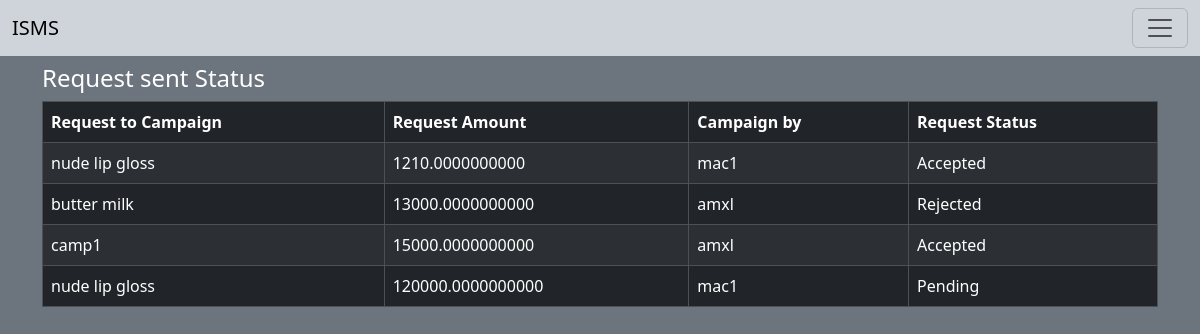
/req_sent_inf (signed in), run on the app's committed database.
### application/models.py (models this page shows, shortened)
class Adrequest(db.Model):
    __tablename__="adrequest"
    id=db.Column(db.Integer, primary_key=True)
    influencer_id=db.Column(db.Integer, db.ForeignKey('influencer.id'), nullable=True)
    campaign_id=db.Column(db.Integer, db.ForeignKey('campaign.id'), nullable=True)
    messages=db.Column(db.Text, nullable=True)
    requirements=db.Column(db.Text, nullable=True)
    payment_amount=db.Column(db.Numeric, nullable=False)
    status=db.Column(db.Enum('Pending', 'Accepted', 'Rejected', name='types'), nullable=True)
    req_sent=db.Column(db.String)

class Campaign(db.Model):
    __tablename__="campaign"
    id=db.Column(db.Integer, primary_key=True)
    name=db.Column(db.String, nullable=False)
    sponser_id=db.Column(db.Integer, db.ForeignKey('sponser.id'), nullable=False)
    description=db.Column(db.Text, nullable=True)
    startdate=db.Column(db.Date, nullable=False)
    enddate=db.Column(db.Date, nullable=False)
    budget=db.Column(db.Numeric, nullable=False)
    visibility=db.Column(db.Enum('public', 'private', name='types'), nullable=False)
    goals=db.Column(db.Text, nullable=True)
    ads=db.relationship('Adrequest', backref='campaign', lazy=True)

class Sponser(db.Model):
    __tablename__="sponser"
    id=db.Column(db.Integer, primary_key=True)
    username=db.Column(db.String, nullable=False, unique=True)
    name=db.Column(db.String)
    password=db.Column(db.String, nullable=False)
    category_id=db.Column(db.Integer, db.ForeignKey('category.id'), nullable=False)
    campaigns=db.relationship('Campaign', backref='sponser', lazy=True)
    flagged=db.Column(db.Integer, default=0)

### application/controller/user.py (the view)
@app.route('/req_sent_inf')
def req_sent_inf():
    global user_logged
    if not user_logged:
        return render_template('index.html')
    inf=Influencer.query.filter_by(username=user_logged).first()
    ads=[]
    print(inf)
    adrequests = inf.adrequests
    for ad in adrequests:
        if ad.req_sent=='inf' or ad.req_sent=='negociate_by_inf':
            ads.append(ad)
    return render_template('req_sent_inf.html', ads=ads)

### templates/req_sent_inf.html
{% extends "layout_in.html" %}
{%block content%}
    <div class="container mt-5">
        <h4>Request sent Status</h4>
        <table class="table table-striped table-dark table-bordered table-rounded border-bg-dark-subtle align-middle">
            <thead>
                <tr>
                    <th>Request to Campaign</th>
                    <th>Request Amount</th>
                    <th>Campaign by</th>
                    <th>Request Status</th>
                </tr>
            </thead>
            <tbody>
                {%for ad in ads%}
                <tr>
                    <td>{{ad.campaign.name}}</td>
                    <td>{{ad.payment_amount}}</td>
                    <td>{{ad.campaign.sponser.username}}</td>
                    <td>{{ad.status}}</td>
                </tr>
                {%endfor%}
            </tbody>
        </table>
    </div>
{%endblock%}

### data on the page
Adrequest: campaign.name "nude lip gloss", payment_amount "1210.0000000000", campaign.sponser.username "mac1", status "Accepted"
Adrequest: campaign.name "butter milk", payment_amount "13000.0000000000", campaign.sponser.username "amxl", status "Rejected"
Adrequest: campaign.name "camp1", payment_amount "15000.0000000000", campaign.sponser.username "amxl", status "Accepted"
Adrequest: campaign.name "nude lip gloss", payment_amount "120000.0000000000", campaign.sponser.username "mac1", status "Pending"
